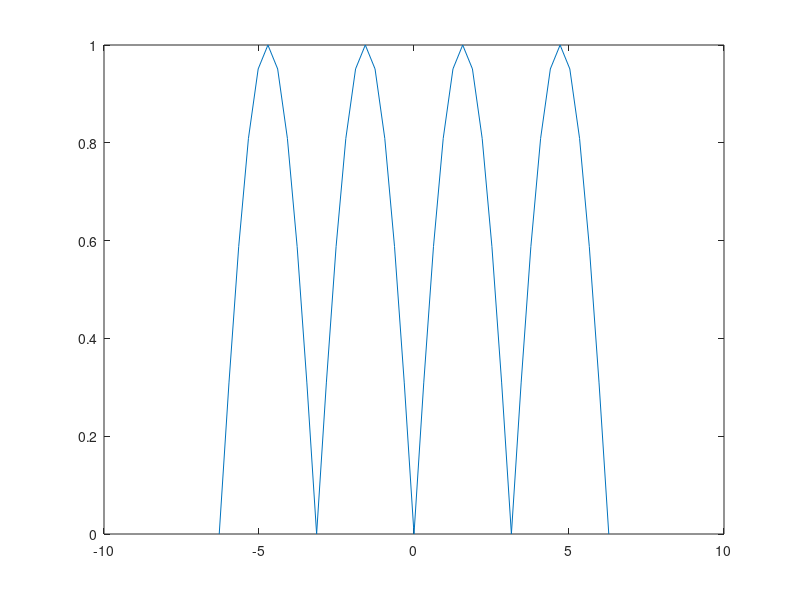

Write MATLAB code to recreate this figure.
% create an input array from -2*pi to 2*pi
t = -2*pi:pi/10:2*pi;
% calculate|sin(t)|
x=abs(sin(t));
%plot result
plot(t,x);